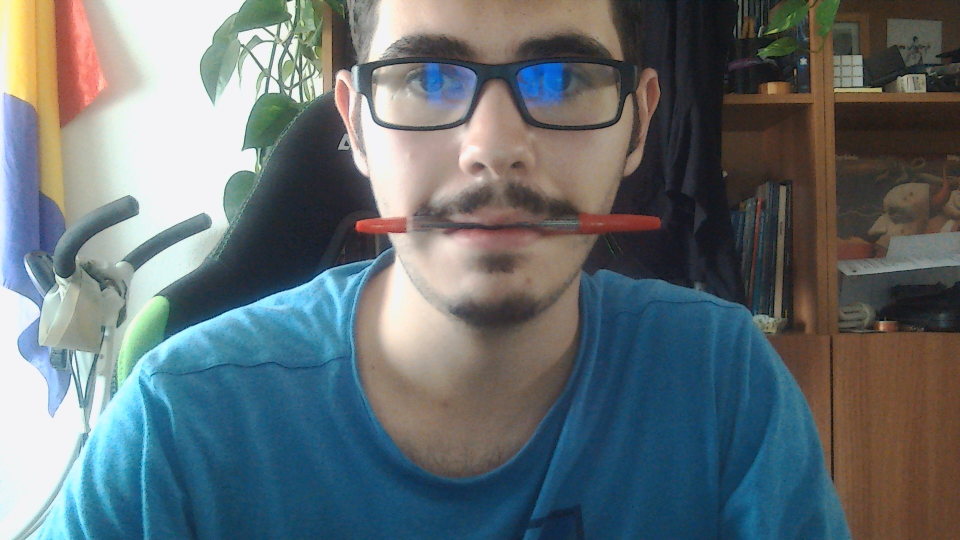
#> input picture foto.jpg, 1920 x 1080 px, given in place of the camera (shown at 1/2 size)
$ python calibration.py   (older library calls are emulated)
#> lines starting #> are read from the running program, lines starting #| are printed output that depends on the picture; after the words box and inside, x2 and y2 are one past the last pixel; in counts of white or black regions, pixels touching at a corner belong together
# CALIBRATION MODULE

import cv2
import numpy as np
from skimage.filters import gaussian
from skimage.filters.rank import maximum, minimum, median, mean
from skimage.morphology import square
from skimage.exposure import equalize_hist
from skimage.color import rgb2gray


def nothing(x):
    pass;

#color = np.zeros((300, 512, 3), np.uint8);
kernel = np.ones((5,5),np.uint8);

name = "calibration";
cv2.namedWindow(name); cv2.resizeWindow(name, 400, 400);

cv2.createTrackbar("hue", name, 0, 180, nothing);
cv2.createTrackbar("sat", name, 0, 255, nothing);
cv2.createTrackbar("value", name, 0, 255, nothing);
#cv2.createTrackbar("0 : OFF \n1 : ON", name, 0, 1, nothing);

cap = cv2.VideoCapture(0);
while(1):
    ret, framee = cap.read();
#> framee is the input picture: shape (1080, 1920, 3); mean B, G, R 114.2, 110.9, 100.9
    frame = np.copy(framee);
    frame = np.array(frame, dtype = np.uint8);
    frame = cv2.flip(frame, 1);
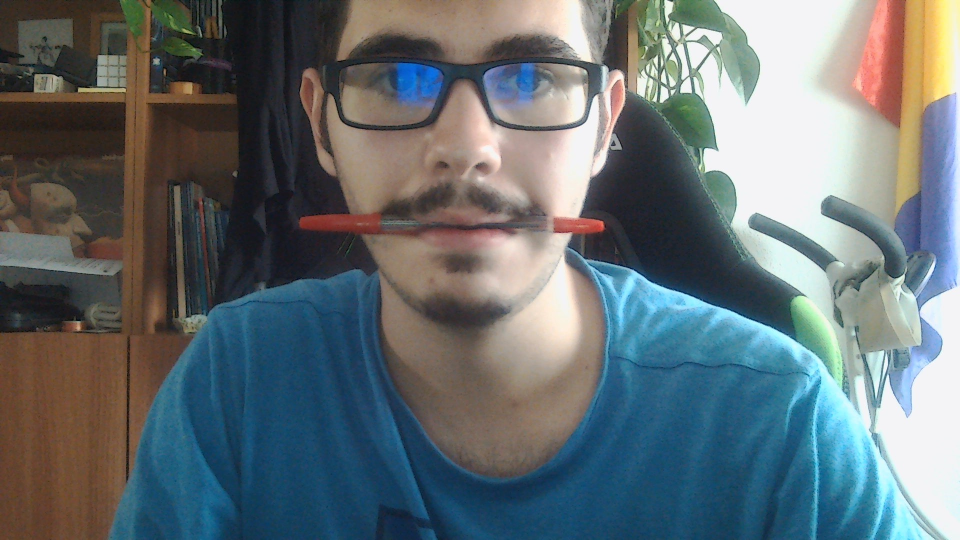
#> frame: shape (1080, 1920, 3) (shown at 1/2 size); mean B, G, R 114.2, 110.9, 100.9

    hsv = cv2.cvtColor(frame, cv2.COLOR_BGR2HSV);
#> hsv: shape (1080, 1920, 3); mean H, S, V 68.1, 95, 130

    # get trackbars vaules
    hue = cv2.getTrackbarPos("hue", name);
    sat = cv2.getTrackbarPos("sat", name);
    value = cv2.getTrackbarPos("value", name);
    #color[:] = [hue, sat, value];

    lower = np.array([hue-20,sat,value]);
    upper = np.array([hue+20,255,255]);

    mask = cv2.inRange(hsv, lower, upper);
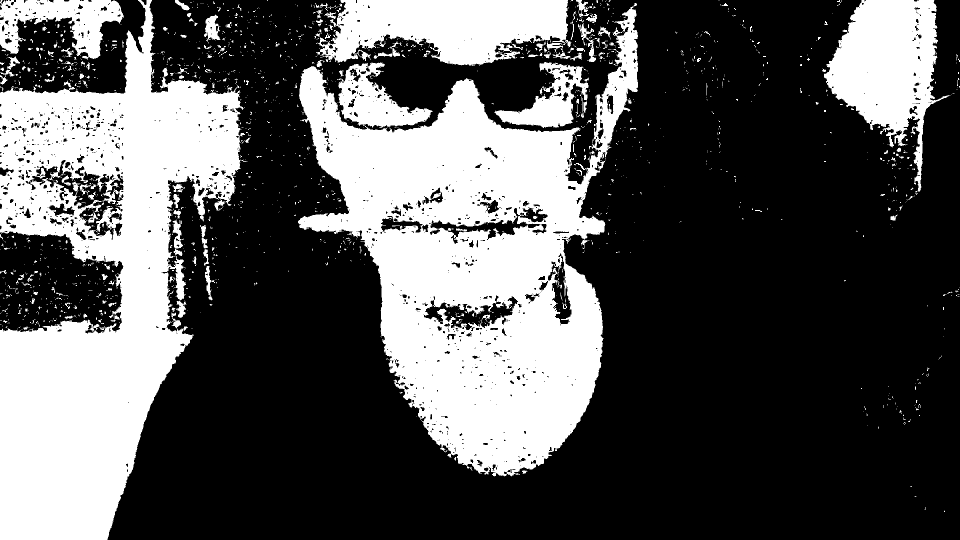
#> mask: shape (1080, 1920) (shown at 1/2 size); 34% white; 1758 white regions (1546 under 20 px), largest, box (x1, y1, x2, y2) and area: (596, 6, 1276, 953) 300171, (0, 0, 490, 1080) 265802, (1648, 0, 1901, 383) 46402
    #mask = cv2.equalizeHist(mask);

    mask = cv2.morphologyEx(mask, cv2.MORPH_OPEN, np.ones((5,5),np.uint8));
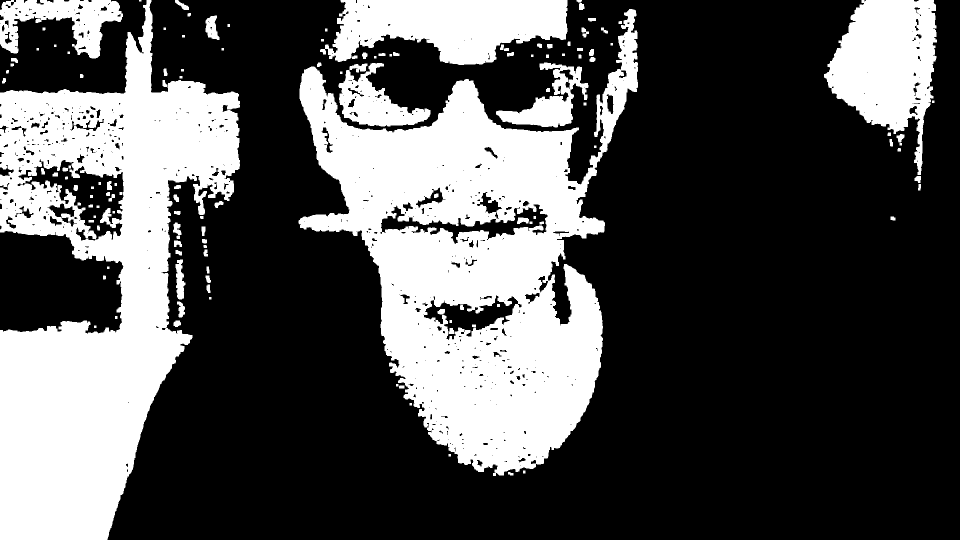
#> mask: shape (1080, 1920) (shown at 1/2 size); 32.3% white; 131 white regions (1 under 20 px), largest, box (x1, y1, x2, y2) and area: (597, 18, 1276, 952) 280524, (0, 0, 480, 1080) 256608, (1648, 0, 1874, 350) 44767
    mask = cv2.morphologyEx(mask, cv2.MORPH_CLOSE, np.ones((15,15),np.uint8));
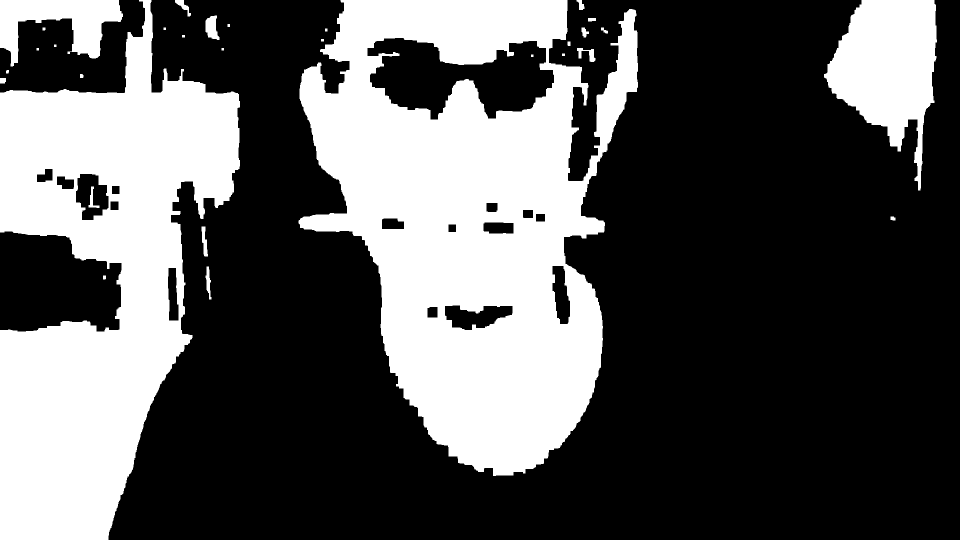
#> mask: shape (1080, 1920) (shown at 1/2 size); 34.8% white; 31 white regions

    """
    # Opening
    #mask_eroded = cv2.erode(mask, np.ones((7,7),np.uint8), iterations=1);
    mask_dilated = cv2.dilate(mask, np.ones((5,5),np.uint8), iterations=1);

    # Closing
    mask_dilated = cv2.dilate(mask_dilated, np.ones((7,7),np.uint8), iterations=1);
    mask_eroded = cv2.erode(mask_dilated, np.ones((5,5),np.uint8), iterations=1);

    mask = mask_dilated;
    """
    _,contours,hierarchy = cv2.findContours(mask, cv2.RETR_EXTERNAL, cv2.CHAIN_APPROX_SIMPLE);
#> contours = 29 contours, 4 with area under 20; largest, box (x1, y1, x2, y2) and area: (597, 0, 1276, 952) 418677, (0, 0, 480, 1080) 285142, (1648, 0, 1874, 381) 46778, (0, 0, 246, 133) 15947, (411, 31, 439, 80) 862
    cv2.drawContours(frame, contours, -1, (0,255,0), 2);
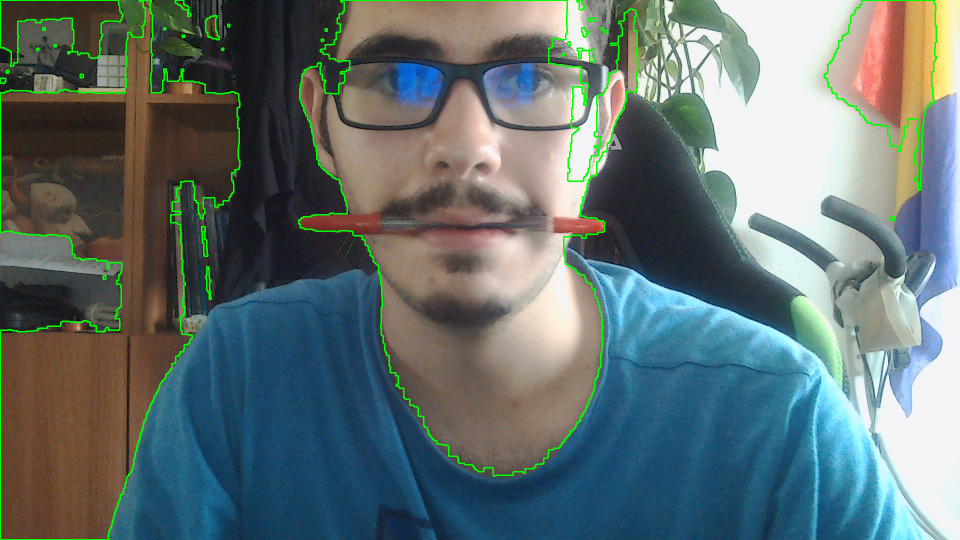
#> frame: shape (1080, 1920, 3) (shown at 1/2 size); 1.73% of pixels changed, all inside (x1, y1, x2, y2) = (0, 0, 1875, 1080)

    for c in contours:
        x,y,w,h = cv2.boundingRect(c);
        cv2.rectangle(frame, (x,y), (x+w, y+h), (0,0,255), 2);
#> this loop made 29 passes
#> (x, y, w, h) on passes 1, 2, 3, 4, 5, 6, 7, 9, 13, 17, 18, 20: (206, 551, 6, 8), (411, 533, 12, 66), (403, 453, 13, 60), (1781, 433, 10, 8), (0, 156, 12, 11), (160, 148, 7, 8), (12, 140, 6, 7), (1154, 96, 37, 28), (1135, 83, 6, 9), (1202, 55, 14, 12), (1163, 55, 15, 20), (85, 55, 6, 6)
#> (c, x, y, w, h) on passes 8, 10, 11, 12, 14, 15: ([[1124, 107], [1124, 111], [1129, 111], [1129, 107]], 1124, 107, 6, 5), ([[443, 96], [443, 100], [447, 100], [447, 96]], 443, 96, 5, 5), ([[73, 96], [73, 100], [77, 100], [77, 96]], 73, 96, 5, 5), ([[108, 89], [108, 93], [112, 93], [112, 89]], 108, 89, 5, 5), ([[642, 78], [642, 82], [647, 82], [647, 78]], 642, 78, 6, 5), ([[364, 70], [364, 74], [369, 74], [369, 70]], 364, 70, 6, 5)
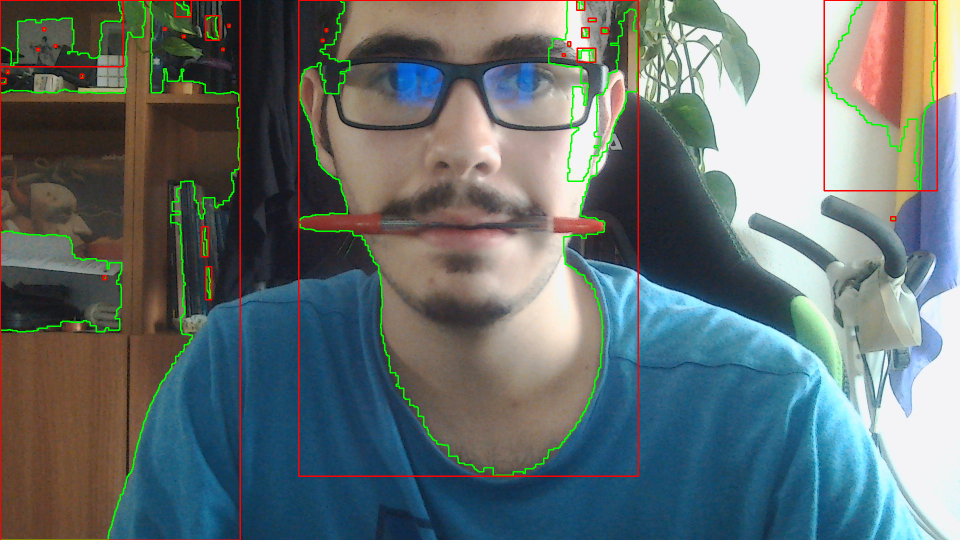
#> frame: shape (1080, 1920, 3) (shown at 1/2 size); 1.17% of pixels changed, all inside (x1, y1, x2, y2) = (0, 0, 1876, 1080)

    cv2.circle(frame, (50,50), 35, [hue-20, sat, value], -1);
    #cv2.circle(frame, (50,50), 10, [hue, sat, value], -1);
    cv2.circle(frame, (150,50), 35, [hue+20, 255, 255], -1);
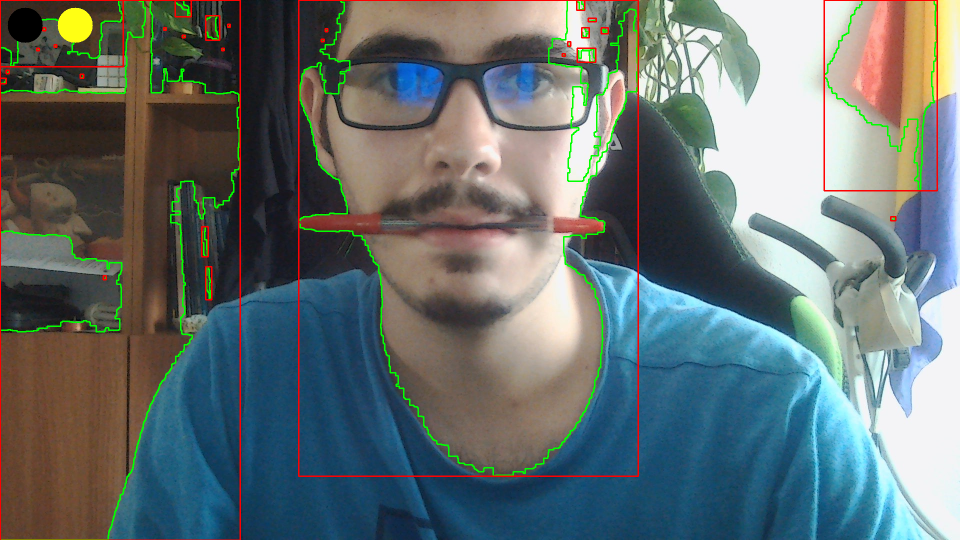
#> frame: shape (1080, 1920, 3) (shown at 1/2 size); mean B, G, R 111.7, 112.2, 101.6

    cv2.imshow(name, mask);
    cv2.imshow("frame", frame);
    #cv2.imshow("color", color);

    #res = cv2.bitwise_and(frame, frame, mask = mask);

    #cv2.imshow("frame", res);
    #cv2.imshow("frame", frame);
    #cv2.imshow("res", res);

    # ESC for exit
    k = cv2.waitKey(5) & 0xFF
#> (key Esc is pressed here)
    if k == 27:
        break

cv2.destroyAllWindows();
